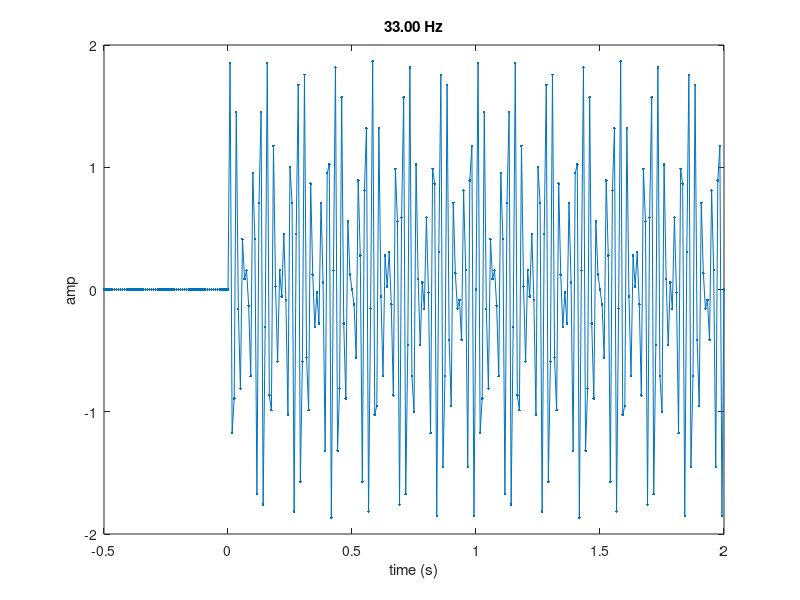

Write the MATLAB code that produced this figure. (Note: this script raises an error after producing the figure.)
% rd_simSampledSinewave.m

%% setup
sinewave = @(A,f,t,ph) A*sin(2*pi*f*t + ph);

dur = 2;

refRate = 120;
tStim = -0.5:1/refRate:dur;
stimAmp = 1;
stimFreq = 33;
stimFreq2 = 40;

Fs = 1000;
tResponse = -0.5:1/Fs:dur;
noiseStd = 0;

plotFigs = 1;

%% STIMULUS
%% make stimulus time series
stim = sinewave(stimAmp,stimFreq,tStim,0);
if ~isempty(stimFreq2)
    stim = stim + sinewave(stimAmp,stimFreq2,tStim,0);
end
stim(tStim<0) = 0; % zero baseline

if plotFigs
    f(1) = figure;
    plot(tStim, stim, '.-')
    xlabel('time (s)')
    ylabel('amp')
    title(sprintf('%.2f Hz', stimFreq))
end

%% wavelet on stim
[spectrum,freqoi,timeoi] = ft_specest_wavelet(stim, tStim, 'freqoi', stimFreq);
specAmp = abs(squeeze(spectrum))';

if plotFigs
    figure
    plot(tStim, specAmp)
    xlabel('time (ms)')
    ylabel('spec amp')
end

% foi = 1:50;
% [spectrum,freqoi,timeoi] = ft_specest_wavelet(stim, tStim, 'freqoi', foi);
% specAmp = abs(squeeze(spectrum));
% 
% if plotFigs
%     ytick = 10:10:numel(freqoi);
%     xtick = 51:50:numel(timeoi);
%     figure
%     imagesc(specAmp)
%     rd_timeFreqPlotLabels(timeoi,freqoi,xtick,ytick);
% end

%% time-frequency on stim
taper          = 'hanning';
foi            = 1:50;
t_ftimwin      = 10 ./ foi;
toi            = tStim;
tfAmps = [];
[spectrum,ntaper,freqoi,timeoi] = ft_specest_mtmconvol(stim, tStim, ...
    'timeoi', toi, 'freqoi', foi, 'timwin', t_ftimwin, ...
    'taper', taper, 'dimord', 'chan_time_freqtap');
specAmp = abs(squeeze(spectrum))';

if plotFigs
    ytick = 10:10:numel(foi);
    xtick = 1:30:numel(toi);
    figure
    imagesc(specAmp)
    rd_timeFreqPlotLabels(toi,foi,xtick,ytick);
end

%% SIMULATED NEURAL RESPONSE
%% make neural response 
% by resampling the stimulus -- right thing to do?
ssvef = resample(stim, Fs, refRate);
ssvef = ssvef(1:length(tResponse));
noise = noiseStd.*randn(size(tResponse));

response = ssvef + noise;

if plotFigs
    figure(f(1));
    hold on
    plot(tResponse, ssvef, 'r')
end

%% wavelet on simulated neural response
[spectrum,freqoi,timeoi] = ft_specest_wavelet(response, tResponse, 'freqoi', stimFreq);
specAmp = abs(squeeze(spectrum))';

if plotFigs
    figure
    plot(tResponse, specAmp)
    xlabel('time (ms)')
    ylabel('spec amp')
end

%% time-frequency on simulated neural response
taper          = 'hanning';
foi            = 1:50;
t_ftimwin      = 10 ./ foi;
toi            = tResponse;
tfAmps = [];
[spectrum,ntaper,freqoi,timeoi] = ft_specest_mtmconvol(response, tResponse, ...
    'timeoi', toi, 'freqoi', foi, 'timwin', t_ftimwin, ...
    'taper', taper, 'dimord', 'chan_time_freqtap');
specAmp = abs(squeeze(spectrum))';

if plotFigs
    ytick = 10:10:numel(foi);
    xtick = 1:500:numel(toi);
    figure
    imagesc(specAmp)
    rd_timeFreqPlotLabels(toi,foi,xtick,ytick);
end

